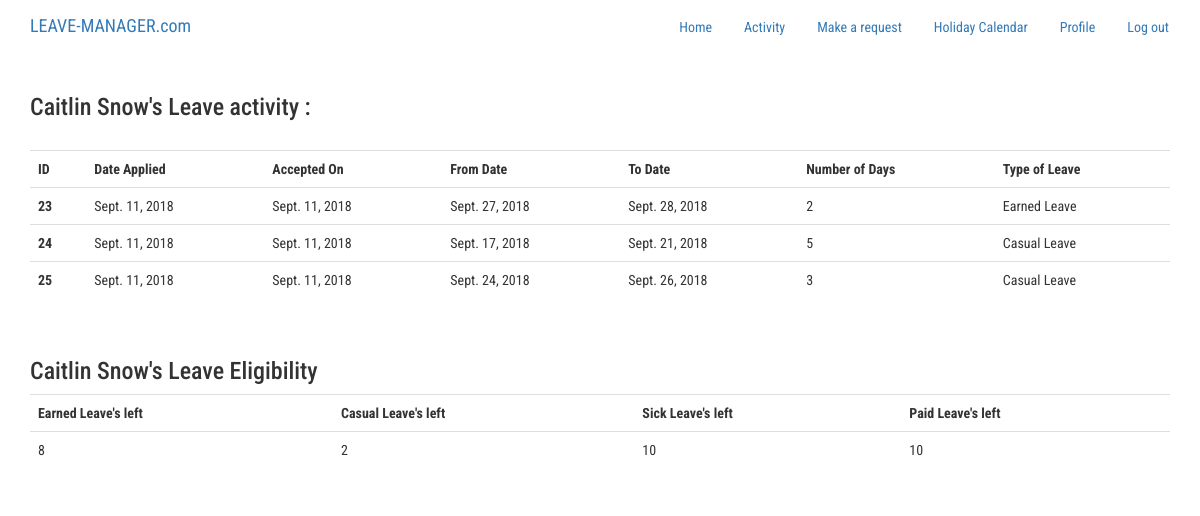
The page /lrequests/status/ (signed in) on the database its author committed.
### lrequests/models.py (models this page shows, shortened)
class Leave(models.Model):
    employee_ID = models.CharField(max_length = 20)
    name = models.CharField(max_length = 50)
    user = models.ForeignKey(User, on_delete = models.CASCADE, null =True)
    department = models.CharField(max_length = 50, choices = DEPARTMENT_CHOICES)
    designation = models.CharField(max_length = 50, choices = DESIGNATION_CHOICES)
    type_of_leave = models.CharField(max_length = 15, choices = CHOICES)
    from_date = models.DateField()
    to_date = models.DateField()
    reporting_manager = models.CharField(max_length = 50, choices = MANAGER_CHOICES)
    reason = models.CharField(max_length= 180)
    status = models.CharField(max_length = 15, choices = STATUS_CHOICES)
    reason_reject = models.CharField(('reason for rejection'),max_length=50, default = '-') #blank=True)
    created = models.DateField(auto_now_add=True, editable=False, null=False, blank=False)
    last_modified = models.DateField(auto_now=True, editable=False, null=False, blank=False)
    @property
    def date_diff(self):
        return (self.to_date - self.from_date).days + 1
    class Meta:
        verbose_name = "Leaves Applied"
        verbose_name_plural = "Leaves Applied"

class History(models.Model):
    first_name = models.CharField(max_length = 50)
    last_name = models.CharField(max_length = 50)
    employee_ID = models.CharField(max_length = 20)
    earned_leave = models.IntegerField()
    casual_leave = models.IntegerField()
    sick_leave = models.IntegerField()
    paid_leave =models.IntegerField()
    class Meta:
        verbose_name = "Employee's Leaves Eligibility"
        verbose_name_plural = "Employee's Leaves Eligibility"

### lrequests/views.py (the view)
# urls.py: path('status/', views.get_data, name = 'status'),
def get_data(request):
    data = Leave.objects.filter(employee_ID = request.user.username)
    count = History.objects.filter(employee_ID = request.user.username)
    return render(request, "status.html",{'data':data, 'count':count})

### templates/status.html (shortened to what this page needs)
{% extends "base.html" %}
{% block content %}
<h3>{{user.first_name}} {{user.last_name}}'s Leave activity : </h3> <br>
    <table class = 'table'>
        <tr>
            <th>ID</th>
            <th>Date Applied</th>
            <th>Accepted On</th>
            <th>From Date</th>
            <th>To Date</th>
            <th>Number of Days</th>
            <th>Type of Leave</th>
        </tr>
        <tr>
                {% for x in data %}
                    {% if x.status == '1' %}
                    <tr>
                        <th scope = 'row'>  {{x.id}}  </th>
                        <td>  {{x.created}}  </td>
                        <td>  {{x.last_modified}}  </td>
                        <td>  {{x.from_date}}  </td>
                        <td>  {{x.to_date}}  </td>
                        <td>  {{x.date_diff}}  </td>
                        <td>  {{x.type_of_leave}}  </td>
                    {% endif %}
                </tr>
                {% endfor %}
        </tr>
    </table>
    <br>
<h3>{{user.first_name}} {{user.last_name}}'s Leave Eligibility</h3>
    <table class = 'table'>
        <tr>
            <th>Earned Leave's left</th>
            <th>Casual Leave's left</th>
            <th>Sick Leave's left</th>
            <th>Paid Leave's left</th>
        </tr>
        <tr>
            {% for y in count  %}
            <td>{{y.earned_leave}}</td>
            <td>{{y.casual_leave}}</td>
            <td>{{y.sick_leave}}</td>
            <td>{{y.paid_leave}}</td>
            {% endfor %}
        </tr>
</table>
{% endblock content %}

### static/leavemanager/css/master.css (style rules this page uses)
body { font-family: 'Roboto Condensed', sans-serif; }

### rows shown on the page
Leave: id "23", created "Sept. 11, 2018", last_modified "Sept. 11, 2018", from_date "Sept. 27, 2018", to_date "Sept. 28, 2018", date_diff "2", type_of_leave "Earned Leave"
Leave: id "24", created "Sept. 11, 2018", last_modified "Sept. 11, 2018", from_date "Sept. 17, 2018", to_date "Sept. 21, 2018", date_diff "5", type_of_leave "Casual Leave"
Leave: id "25", created "Sept. 11, 2018", last_modified "Sept. 11, 2018", from_date "Sept. 24, 2018", to_date "Sept. 26, 2018", date_diff "3", type_of_leave "Casual Leave"
History: earned_leave "8", casual_leave "2", sick_leave "10", paid_leave "10"

### other values the page prints
{{ user.first_name }} "Caitlin"
{{ user.last_name }} "Snow"
